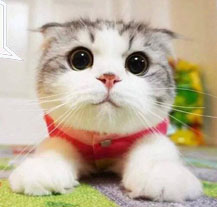
%> input picture cat.jpg, 217 x 207 px
$ octave First.m   (GNU Octave 9; MATLAB toolbox functions it lacks are replaced by stand-ins)
%> lines starting %> are read from the running program, lines starting %| are printed output that depends on the picture
x = imread('cat.jpg');%读取图片%
%> x is the input picture: size 207x217x3 uint8; mean R, G, B 191.7, 177.2, 155.6
%imshow(x);%
A=imresize(x,2);      %改变图片大小%
%imshow(A);%
angle=180;
B=imrotate(A,angle);  %旋转图片%
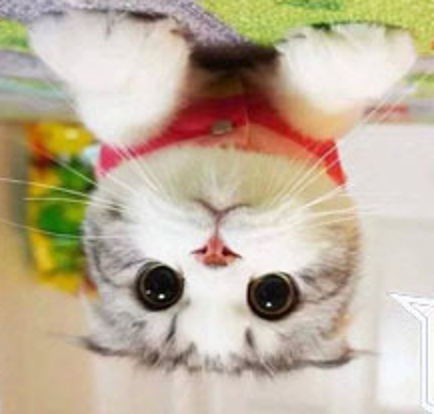
%> B: size 414x434x3 uint8; mean R, G, B 191.7, 177.2, 155.6; mean of the top-left, top-right, bottom-left and bottom-right quarters 164.7, 170.3, 166.3, 197.9
%imshow(B);%
C=imcrop(A,[120 100 120 100]);
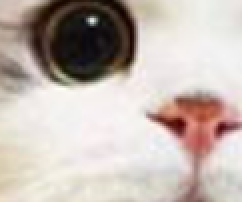
%> C: size 101x121x3 uint8 (shown 2 times larger); mean R, G, B 194.5, 182.8, 176.2
imshow(C);            %裁剪图片%
